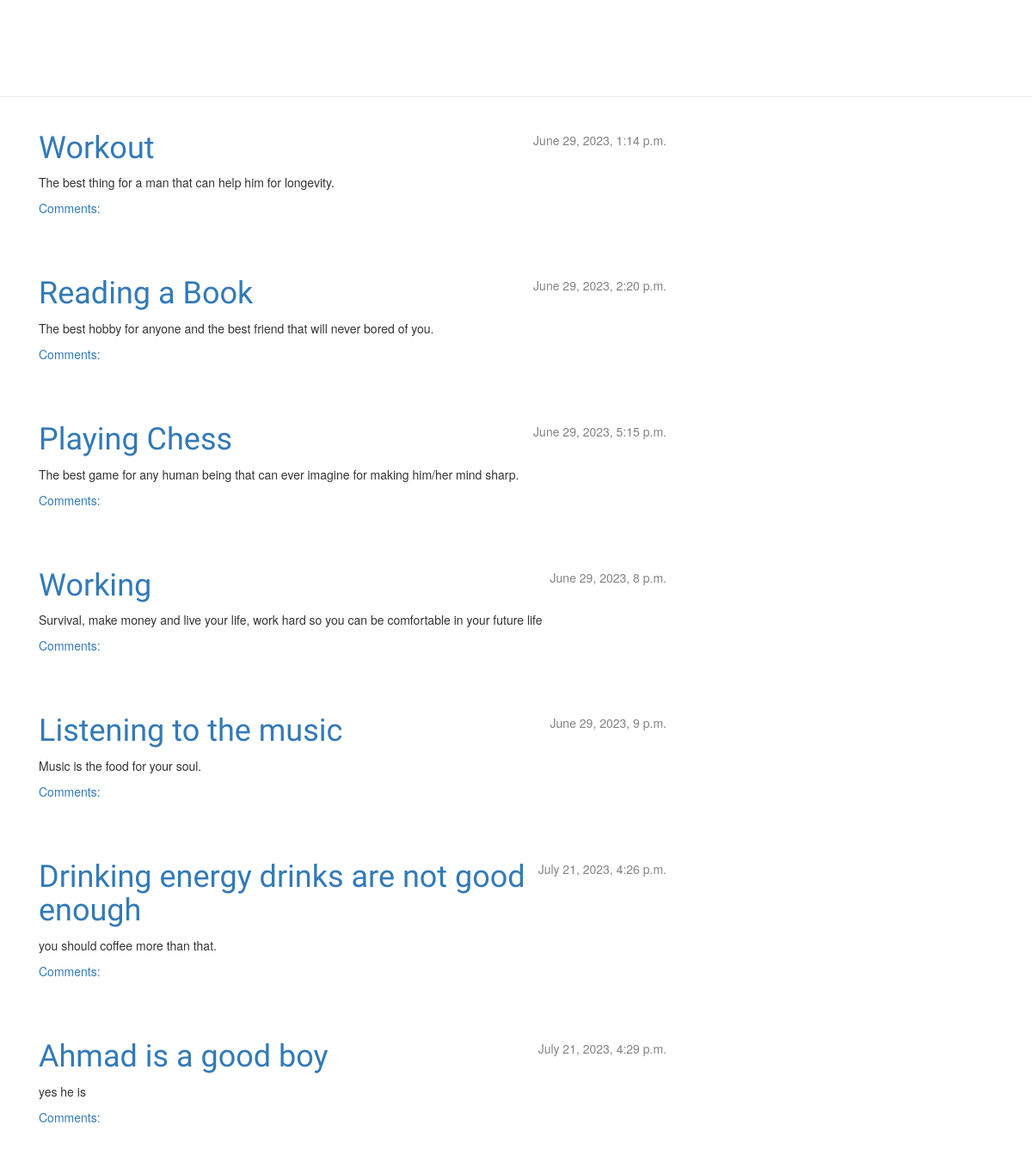
Before: / with the older database file.
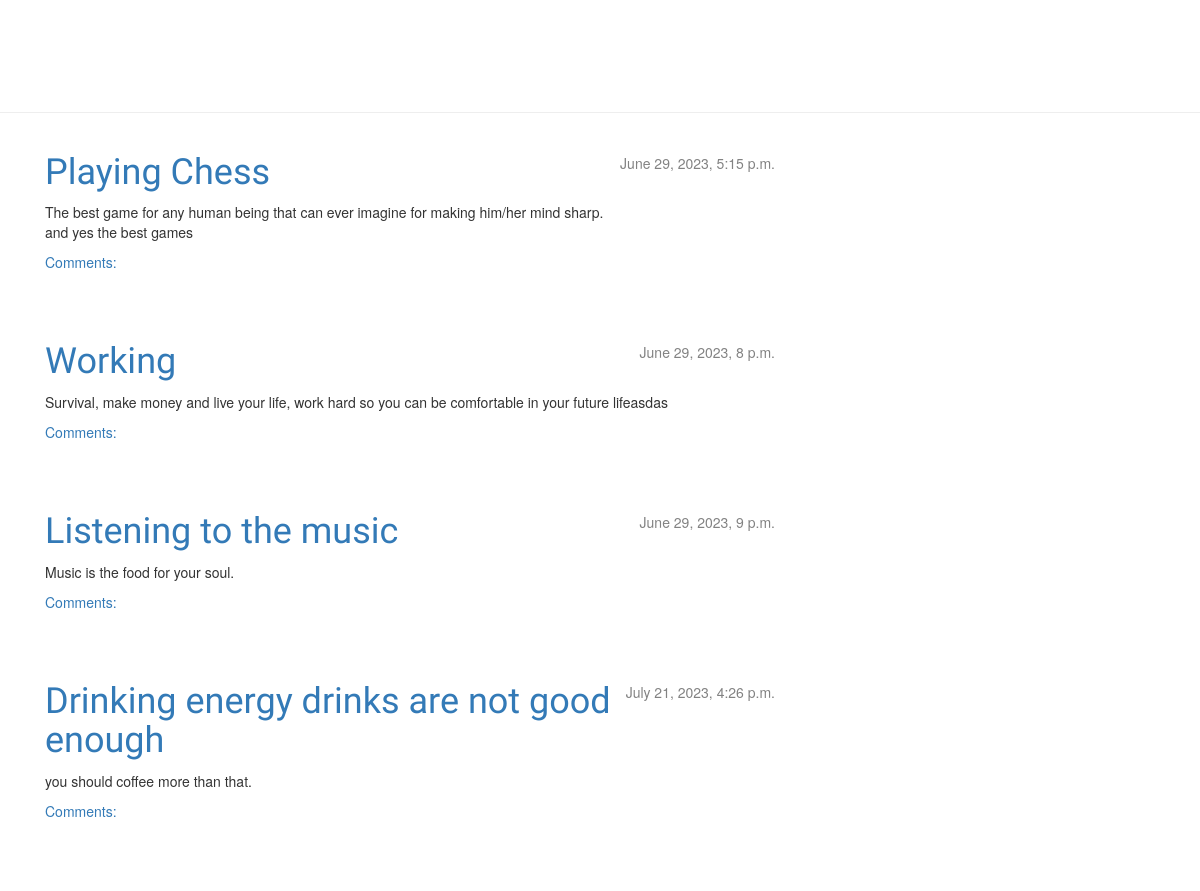
After: the same page with the newer database file.
### blog/models.py (models this page shows, shortened)
class Post(models.Model):
    author = models.ForeignKey(settings.AUTH_USER_MODEL, on_delete=models.CASCADE)
    title = models.CharField(max_length=200)
    text = models.TextField()
    created_date = models.DateTimeField(default=timezone.now)
    published_date = models.DateTimeField(blank=True, null=True)

### blog/views.py (the view)
# urls.py: path('', views.post_list, name='post_list'),
def post_list(request):
    posts = Post.objects.filter(published_date__lte=timezone.now()).order_by('published_date')
    return render(request, 'blog/post_list.html', {'posts': posts})

### blog/templates/blog/post_list.html
{% extends 'blog/base.html' %}
{% block content %}
    {% for post in posts %}
        <div class="post">
            <div class="date">
                {{ post.published_date }}
            </div>
            <h1><a href="{% url 'post_detail' pk=post.pk %}">{{ post.title }}</a></h1>
            <p>{{ post.text|linebreaksbr }}</p>
            <a href="{% url 'post_detail' pk=post.pk %}">Comments: {{ post.approved_comments.count }}</a>
        </div>
    {% endfor %}
{% endblock content %}

### blog/templates/blog/base.html (shortened to what this page needs)
{% load static %}
<!DOCTYPE html>
<html>
    <head>
        <link rel="stylesheet" href="https://cdn.jsdelivr.net/npm/bootstrap@5.1.3/dist/css/bootstrap.min.css"
>
         <link href="//netdna.bootstrapcdn.com/bootstrap/3.0.0/css/bootstrap-glyphicons.css" rel="stylesheet">
        <link rel="stylesheet" href="{% static 'css/blog.css' %}">
    </head>
    <body>
        <body>
            <div class="page-header">
                {% if user.is_authenticated %}
                    <a href="{% url 'post_new' %}" class="top-menu"><span class="glyphicon glyphicon-plus"></span></a>
                    <a href="{% url 'post_draft_list' %}" class="top-menu"><span class="glyphicon glyphicon-edit"></span></a>
                    <p class="top-menu">Hello {{ user.username }} <small>(<a href="{% url 'logout' %}">Log out</a>)</small></p>
                {% else %}
                    <a href="{% url 'login' %}" class="top-menu"><span class="glyphicon glyphicon-lock"></span></a>
                {% endif %}
                <h1><a href="/">Django Girls Blog</a></h1>
            </div>
            <div class="content container">
                <div class="row">
                    <div class="col-md-8">
                    {% block content %}
                    {% endblock %}
                    </div>
                </div>
            </div>
        </body>
    </body>
</html>

### blog/static/css/blog.css (style rules this page uses)
.page-header h1, .page-header h1 a, .page-header h1 a:visited, .page-header h1 a:active { color: #ffffff; font-size: 36pt; text-decoration: none; }
h1, h2, h3, h4 { font-family: 'Lobster', cursive; }
.date { color: #828282; }
.top-menu, .top-menu:hover, .top-menu:visited { color: #ffffff; float: right; font-size: 26pt; margin-right: 20px; }
.post { margin-bottom: 70px; }
.post > .date, .post > .actions { float: right; }

Changed rows visible on the page:
removed Post: published_date "June 29, 2023, 1:14 p.m.", title "Workout", text "The best thing for a man that can help him for longevity."
removed Post: published_date "June 29, 2023, 2:20 p.m.", title "Reading a Book", text "The best hobby for anyone and the best friend that will never bored of you."
removed Post: published_date "July 21, 2023, 4:29 p.m.", title "Ahmad is a good boy", text "yes he is"
changed Post "Playing Chess": text "The best game for any human being that can ever imagine for making him/her mind sharp." → "The best game for any human being that can ever imagine for making him/her mind sharp. and yes the best games"
changed Post "Working": text "Survival, make money and live your life, work hard so you can be comfortable in your future life" → "Survival, make money and live your life, work hard so you can be comfortable in your future lifeasdas"
